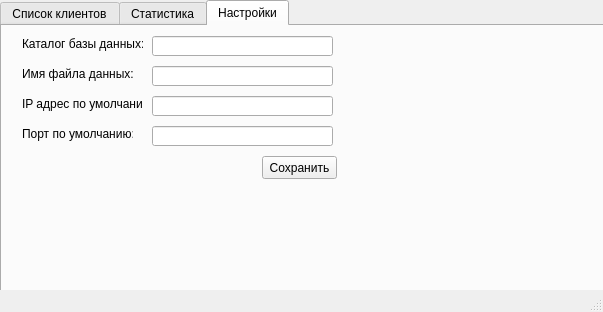
<?xml version="1.0" encoding="UTF-8"?>
<ui version="4.0">
 <class>MainWindow</class>
 <widget class="QMainWindow" name="MainWindow">
  <property name="geometry">
   <rect>
    <x>0</x>
    <y>0</y>
    <width>603</width>
    <height>312</height>
   </rect>
  </property>
  <property name="windowTitle">
   <string>MainWindow</string>
  </property>
  <widget class="QWidget" name="centralwidget">
   <widget class="QTabWidget" name="tabWidget">
    <property name="geometry">
     <rect>
      <x>0</x>
      <y>0</y>
      <width>661</width>
      <height>301</height>
     </rect>
    </property>
    <property name="currentIndex">
     <number>2</number>
    </property>
    <widget class="QWidget" name="liat">
     <attribute name="title">
      <string>Список клиентов</string>
     </attribute>
     <widget class="QTableView" name="table_users_online">
      <property name="geometry">
       <rect>
        <x>0</x>
        <y>0</y>
        <width>651</width>
        <height>271</height>
       </rect>
      </property>
     </widget>
    </widget>
    <widget class="QWidget" name="statistic">
     <attribute name="title">
      <string>Статистика</string>
     </attribute>
    </widget>
    <widget class="QWidget" name="options">
     <attribute name="title">
      <string>Настройки</string>
     </attribute>
     <widget class="QLabel" name="label">
      <property name="geometry">
       <rect>
        <x>20</x>
        <y>10</y>
        <width>121</width>
        <height>16</height>
       </rect>
      </property>
      <property name="text">
       <string>Каталог базы данных:</string>
      </property>
     </widget>
     <widget class="QLabel" name="label_2">
      <property name="geometry">
       <rect>
        <x>20</x>
        <y>40</y>
        <width>121</width>
        <height>16</height>
       </rect>
      </property>
      <property name="text">
       <string>Имя файла данных:</string>
      </property>
     </widget>
     <widget class="QLabel" name="label_3">
      <property name="geometry">
       <rect>
        <x>20</x>
        <y>70</y>
        <width>121</width>
        <height>16</height>
       </rect>
      </property>
      <property name="text">
       <string>IP адрес по умолчанию:</string>
      </property>
     </widget>
     <widget class="QLabel" name="label_4">
      <property name="geometry">
       <rect>
        <x>20</x>
        <y>100</y>
        <width>111</width>
        <height>16</height>
       </rect>
      </property>
      <property name="text">
       <string>Порт по умолчанию:</string>
      </property>
     </widget>
     <widget class="QLineEdit" name="edt_database_dir">
      <property name="geometry">
       <rect>
        <x>150</x>
        <y>10</y>
        <width>181</width>
        <height>20</height>
       </rect>
      </property>
     </widget>
     <widget class="QLineEdit" name="edt_database_file">
      <property name="geometry">
       <rect>
        <x>150</x>
        <y>40</y>
        <width>181</width>
        <height>20</height>
       </rect>
      </property>
     </widget>
     <widget class="QLineEdit" name="edt_default_address">
      <property name="geometry">
       <rect>
        <x>150</x>
        <y>70</y>
        <width>181</width>
        <height>20</height>
       </rect>
      </property>
     </widget>
     <widget class="QLineEdit" name="edt_default_port">
      <property name="geometry">
       <rect>
        <x>150</x>
        <y>100</y>
        <width>181</width>
        <height>20</height>
       </rect>
      </property>
     </widget>
     <widget class="QPushButton" name="btn_save">
      <property name="geometry">
       <rect>
        <x>260</x>
        <y>130</y>
        <width>75</width>
        <height>23</height>
       </rect>
      </property>
      <property name="text">
       <string>Сохранить</string>
      </property>
     </widget>
    </widget>
   </widget>
  </widget>
  <widget class="QMenuBar" name="menubar">
   <property name="geometry">
    <rect>
     <x>0</x>
     <y>0</y>
     <width>603</width>
     <height>21</height>
    </rect>
   </property>
  </widget>
  <widget class="QStatusBar" name="statusbar"/>
 </widget>
 <resources/>
 <connections/>
</ui>
